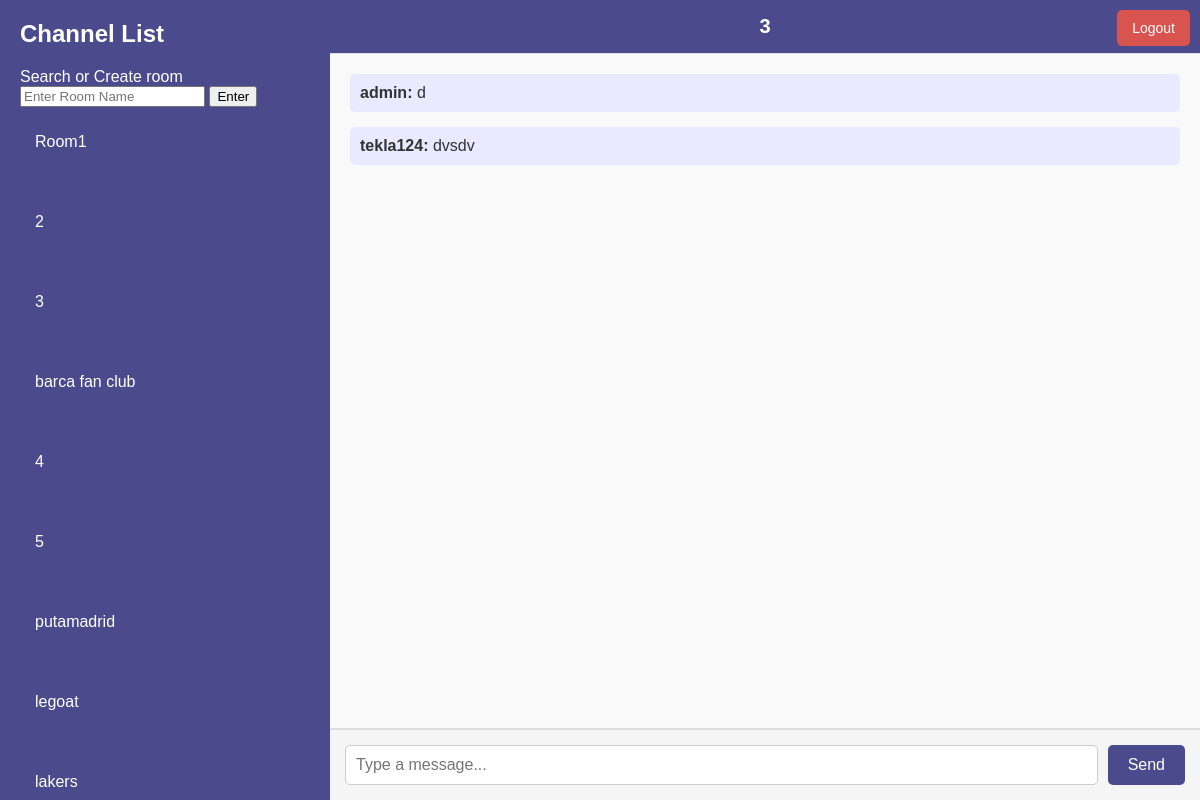
Screenshot of /chat/3 (signed in) with the database file from the repository.
### src/models/chat.py (models this page shows)
class ChatRoom(db.Model):
    __tablename__ = 'chat_rooms'
    id = db.Column(db.Integer, primary_key=True)
    name = db.Column(db.String(80), unique=True, nullable=False)

class Message(db.Model):
    __tablename__ = 'messages'
    id = db.Column(db.Integer, primary_key=True)
    user_id = db.Column(db.Integer, db.ForeignKey('users.id'), nullable=False)
    room_id = db.Column(db.Integer, db.ForeignKey('chat_rooms.id'), nullable=False)
    content = db.Column(db.Text, nullable=False)
    timestamp = db.Column(db.DateTime, default=datetime.utcnow)
    user = db.relationship('User', backref='messages')
    room = db.relationship('ChatRoom', backref='messages')

### src/models/user.py (models this page shows)
class User(UserMixin, db.Model):
    __tablename__ = "users"
    id = db.Column(db.Integer, primary_key=True)
    username = db.Column(db.String(150), unique=True, nullable=False)
    email = db.Column(db.String(150), unique=True, nullable=False)
    password = db.Column(db.String(200), nullable=False)
    is_admin = db.Column(db.Boolean, default=False)

### src/views/chat_view/routes.py (the view)
@chat_bp.route('/chat/<room_name>')
@login_required
def room(room_name):
    all_rooms = ChatRoom.query.all()
    room = ChatRoom.query.filter_by(name=room_name).first_or_404()
    messages = Message.query.filter_by(room_id=room.id).order_by(Message.timestamp).all()
    return render_template('chatapp/room.html', rooms=all_rooms, room=room, messages=messages)

### src/extensions.py (called while the page is built)
@login_manager.user_loader
def load_user(user_id):
    return User.query.get(int(user_id))

### src/templates/chatapp/room.html (shortened to what this page needs)
<!DOCTYPE html>
<html lang="en">
<head>
    <link rel="stylesheet" href="{{ url_for('static', filename='css/styles.css') }}">
</head>
<body>
    <div class="chat-container">
        <div class="sidebar">
            <h2>Channel List</h2>
            <div id="room-form" class="room-form hidden">
                <form method="POST" action="{{ url_for('chat.chat') }}">
                    <label for="room_name">Search or Create room</label>
                    <input type="text" name="room_name" id="room_name" placeholder="Enter Room Name" required>
                    <button type="submit">Enter</button>
                </form>
            </div>
            <ul>
                {% if rooms %}
                    {% for one_room in rooms %}
                    <li>
                        <a href="{{ url_for('chat.room', room_name=one_room.name) }}">
                            <div class="room">
                                <p class="room-name">{{ one_room.name }}</p>
                            </div>
                        </a>
                    </li>
                    {% endfor %}
                {% else %}
                    <p>No rooms available. Create the first one!</p>
                {% endif %}
            </ul>
            <div class="logout">
                <a href="{{ url_for('auth.logout') }}" class="logout-button">Logout</a>
            </div>
        </div>
        <div class="chat-window">
            <div class="chat-header">{{ room.name }}</div>
            <div id="chat-box" class="chat-box">
                {% for msg in messages %}
                <div class="message">
                    <strong>{{ msg.user.username }}:</strong> {{ msg.content }}
                </div>
                {% endfor %}
            </div>
            <div class="chat-input">
                <input id="message" type="text" placeholder="Type a message...">
                <button onclick="sendMessage()">Send</button>
            </div>
        </div>
    </div>
</body>
</html>

### src/static/css/styles.css (style rules this page uses)
body { margin: 0; font-family: Arial, sans-serif; background-color: #f5f5f5; color: #333; overflow: hidden; }
.chat-container { display: flex; height: 100vh; overflow: hidden; }
.sidebar { width: 25%; background-color: #4a4a8c; color: #fff; display: flex; flex-direction: column; padding: 20px; box-shadow: 2px 0 5px rgba(0, 0, 0, 0.1); overflow-y: auto; height: 100%; }
.sidebar h2 { margin: 0 0 20px; font-size: 24px; }
.sidebar ul { list-style: none; padding: 0; margin: 0; }
.sidebar ul li { margin-bottom: 10px; }
.sidebar ul li a { color: #fff; text-decoration: none; padding: 10px 15px; display: block; border-radius: 5px; transition: background-color 0.3s; }
.chat-window { width: 75%; display: flex; flex-direction: column; background-color: #fff; height: 100%; overflow-y: auto; }
.chat-header { background-color: #4a4a8c; color: #fff; padding: 15px; font-size: 20px; font-weight: bold; text-align: center; flex-shrink: 0; }
.chat-box { flex-grow: 1; padding: 20px; overflow-y: auto; background-color: #f9f9f9; border-top: 1px solid #ddd; border-bottom: 1px solid #ddd; }
.message { margin-bottom: 15px; padding: 10px; border-radius: 5px; background-color: #e9e9ff; color: #333; }
.chat-input { display: flex; padding: 15px; flex-shrink: 0; background-color: #f5f5f5; border-top: 1px solid #ddd; }
.chat-input input { flex-grow: 1; padding: 10px; font-size: 16px; border: 1px solid #ccc; border-radius: 5px; margin-right: 10px; }
.chat-input button { padding: 10px 20px; font-size: 16px; color: #fff; background-color: #4a4a8c; border: none; border-radius: 5px; cursor: pointer; transition: background-color 0.3s; }
.logout-button { position: absolute; top: 10px; right: 10px; padding: 10px 15px; color: white; background-color: #d9534f; border: none; border-radius: 5px; text-decoration: none; font-size: 14px; z-index: 1000; }

### rows the page displays
ChatRoom: name "Room1"
ChatRoom: name "2"
ChatRoom: name "3"
ChatRoom: name "barca fan club"
ChatRoom: name "4"
ChatRoom: name "5"
ChatRoom: name "putamadrid"
ChatRoom: name "legoat"
ChatRoom: name "lakers"
Message: user.username "admin", content "d"
Message: user.username "tekla124", content "dvsdv"
